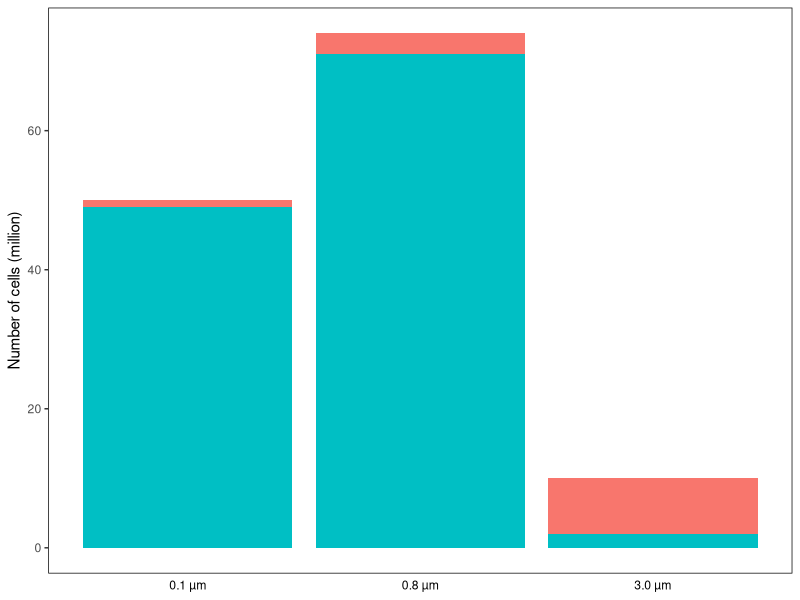
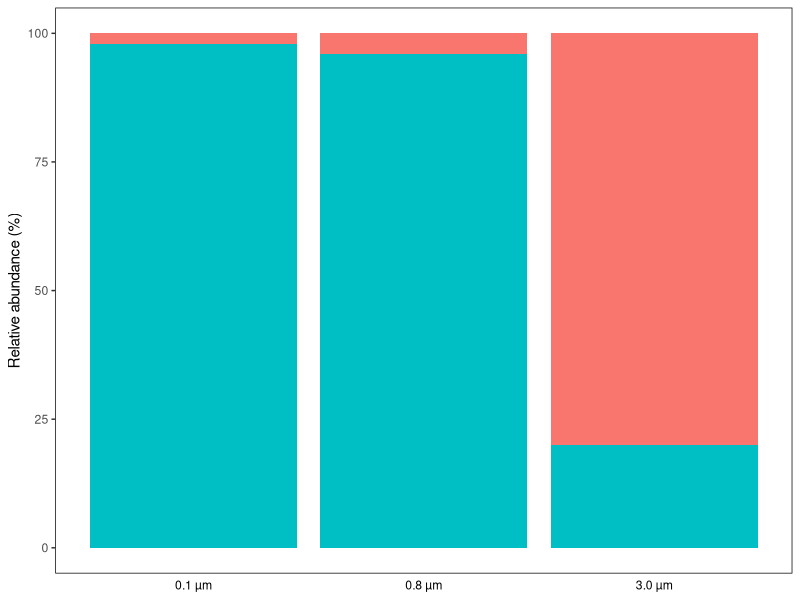
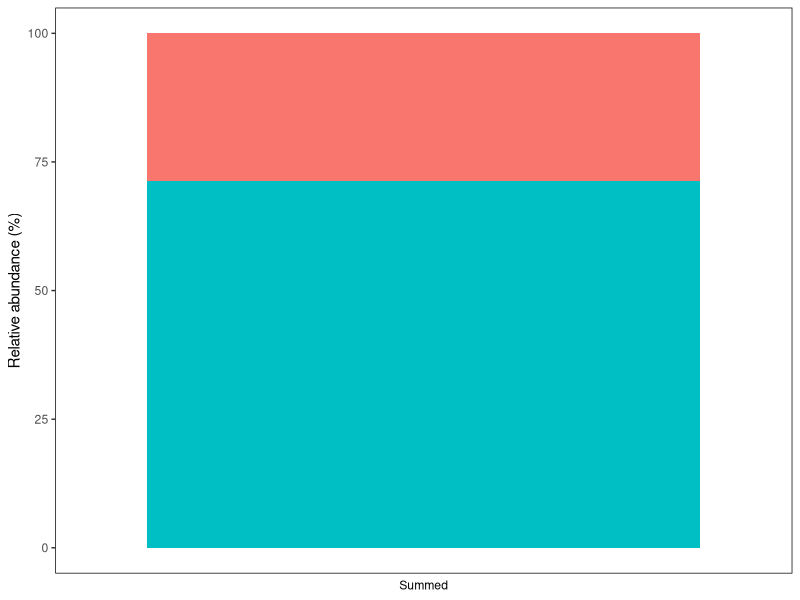

These figures' R source, in order:
#library
library(ggplot2)

#values
df <- data.frame(fraction = factor(c("0.1 µm", "0.1 µm", "0.8 µm", "0.8 µm", "3.0 µm", "3.0 µm")),
                levels = c("0.1 µm", "0.8 µm", "3.0 µm"),
                OTU = factor(c("OTU 1", "OTU 2", "OTU 1", "OTU 2", "OTU 1", "OTU 2")),
                abundance = c(1, 49, 3, 71, 8, 2)
                )

#plot
p <- ggplot(data=df, aes(x=fraction, y=abundance, fill=OTU))
p <- p + geom_bar(stat="identity")
p <- p + theme(panel.grid.major=element_blank(), panel.grid.minor = element_blank(), panel.background=element_blank())
p <- p + theme(panel.border=element_rect(fill=NA))
p <- p + theme(axis.title.x=element_blank())
p <- p + theme(axis.text.x = element_text(color="black"))
p <- p + theme(axis.ticks.x = element_blank())
p <- p + ylab("Number of cells (million)")
p <- p + xlab("Size fraction")
p <- p + theme(legend.position="none")

#output
ggsave("fractionabundances1.png", p, width=3, height=3, dpi=1200)

#values
df <- data.frame(fraction = factor(c("0.1 µm", "0.1 µm", "0.8 µm", "0.8 µm", "3.0 µm", "3.0 µm")),
                levels = c("0.1 µm", "0.8 µm", "3.0 µm"),
                OTU = factor(c("OTU 1", "OTU 2", "OTU 1", "OTU 2", "OTU 1", "OTU 2")),
                abundance = c(2, 98, 4, 96, 80, 20)
                )

#plot
p <- ggplot(data=df, aes(x=fraction, y=abundance, fill=OTU))
p <- p + geom_bar(stat="identity")
p <- p + theme(panel.grid.major=element_blank(), panel.grid.minor = element_blank(), panel.background=element_blank())
p <- p + theme(panel.border=element_rect(fill=NA))
p <- p + theme(axis.title.x=element_blank())
p <- p + theme(axis.text.x = element_text(color="black"))
p <- p + theme(axis.ticks.x = element_blank())
p <- p + ylab("Relative abundance (%)")
p <- p + xlab("Size fraction")
p <- p + theme(legend.position="none")

#output
ggsave("fractionabundances2.png", p, width=3, height=3, dpi=1200)

#values
df <- data.frame(OTU = factor(c("OTU 1", "OTU 2")), abundance = c((2+4+80)/3, (98+96+20)/3), sample=factor(c("Summed", "Summed")), levels=c("Summed"))

#plot
p <- ggplot(data=df, aes(y=abundance, fill=OTU, x=sample))
p <- p + geom_bar(stat="identity")
p <- p + theme(panel.grid.major=element_blank(), panel.grid.minor = element_blank(), panel.background=element_blank())
p <- p + theme(panel.border=element_rect(fill=NA))
p <- p + theme(axis.title.x=element_blank())
p <- p + theme(axis.text.x = element_text(color="black"))
p <- p + theme(axis.ticks.x = element_blank())
p <- p + ylab("Relative abundance (%)")
p <- p + theme(legend.position="none")

#output
ggsave("fractionabundances3.png", p, width=1.7, height=3, dpi=1200)
